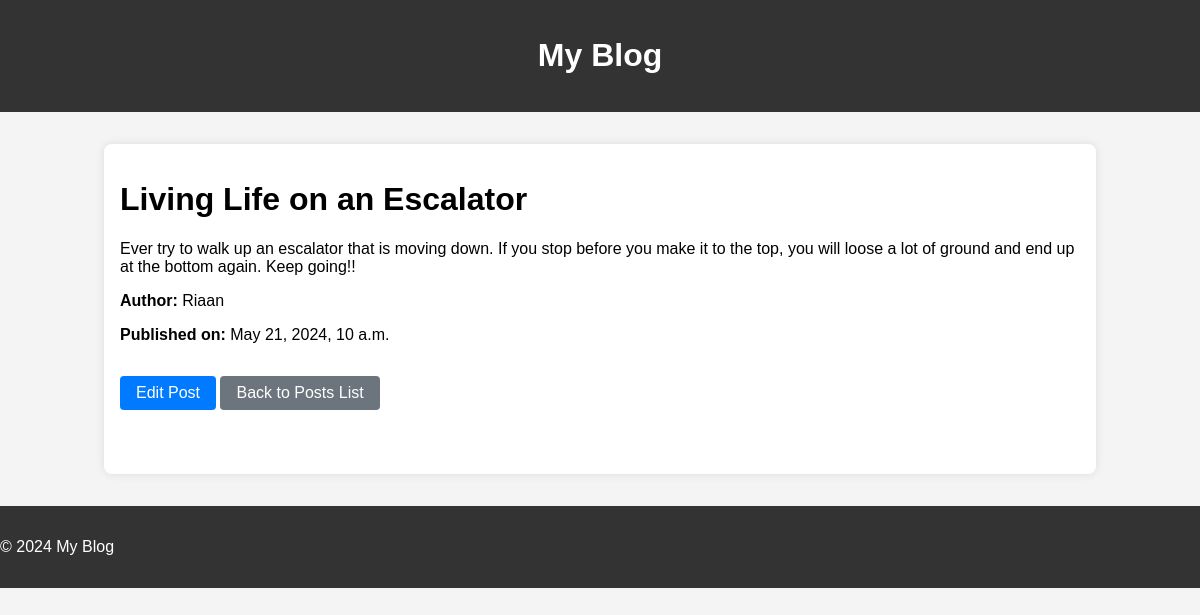
Page /post/2/ (signed in) on the committed database.
### blog_app/models.py (models this page shows, shortened)
class BlogPost(models.Model):
    title = models.CharField(max_length=200)
    content = models.TextField()
    created_at = models.DateTimeField(auto_now_add=True)
    author = models.CharField(max_length=30)

### blog_app/views.py (the view)
# urls.py: path('post/<int:post_id>/', views.view_post, name='view_post'),
@login_required
def view_post(request, post_id):
    post = get_object_or_404(BlogPost, id=post_id)
    return render(request, 'blog_app/view_post.html', {'post': post})

### blog_app/templates/blog_app/view_post.html (shortened to what this page needs)
{% extends "blog_app/base.html" %}
{% block content %}
<div class="view-post-page">
    <h1>{{ post.title }}</h1>
    <p>{{ post.content }}</p>
    <p><strong>Author:</strong> {{ post.author }}</p>
    <p><strong>Published on:</strong> {{ post.created_at }}</p>
    {% if perms.blog_app.change_blogpost %}
    <a class="edit-post-button" href="{% url 'edit_post' post.id %}">Edit Post</a>
    {% endif %}
    <a class="back-button" href="{% url 'index' %}">Back to Posts List</a>
</div>
{% endblock %}

### blog_app/static/style/style.css (style rules this page uses)
body { font-family: Arial, sans-serif; margin: 0; padding: 0; background-color: #f4f4f4; }
.index-page, .add-post-page, .view-post-page, .edit-post-page { margin-bottom: 2rem; }
.add-post-button, .edit-post-button, .back-button { display: inline-block; margin: 1rem 0; padding: 0.5rem 1rem; background-color: #007bff; color: #fff; border-radius: 4px; cursor: pointer; text-decoration: none; }
.back-button { background-color: #6c757d; }

### rows in the picture
BlogPost: title "Living Life on an Escalator", content "Ever try to walk up an escalator that is moving down. If you stop before you make it to the top, you will loose a lot of ground and end up at the bottom again. Keep going!!", author "Riaan", created_at "May 21, 2024, 10 a.m."
